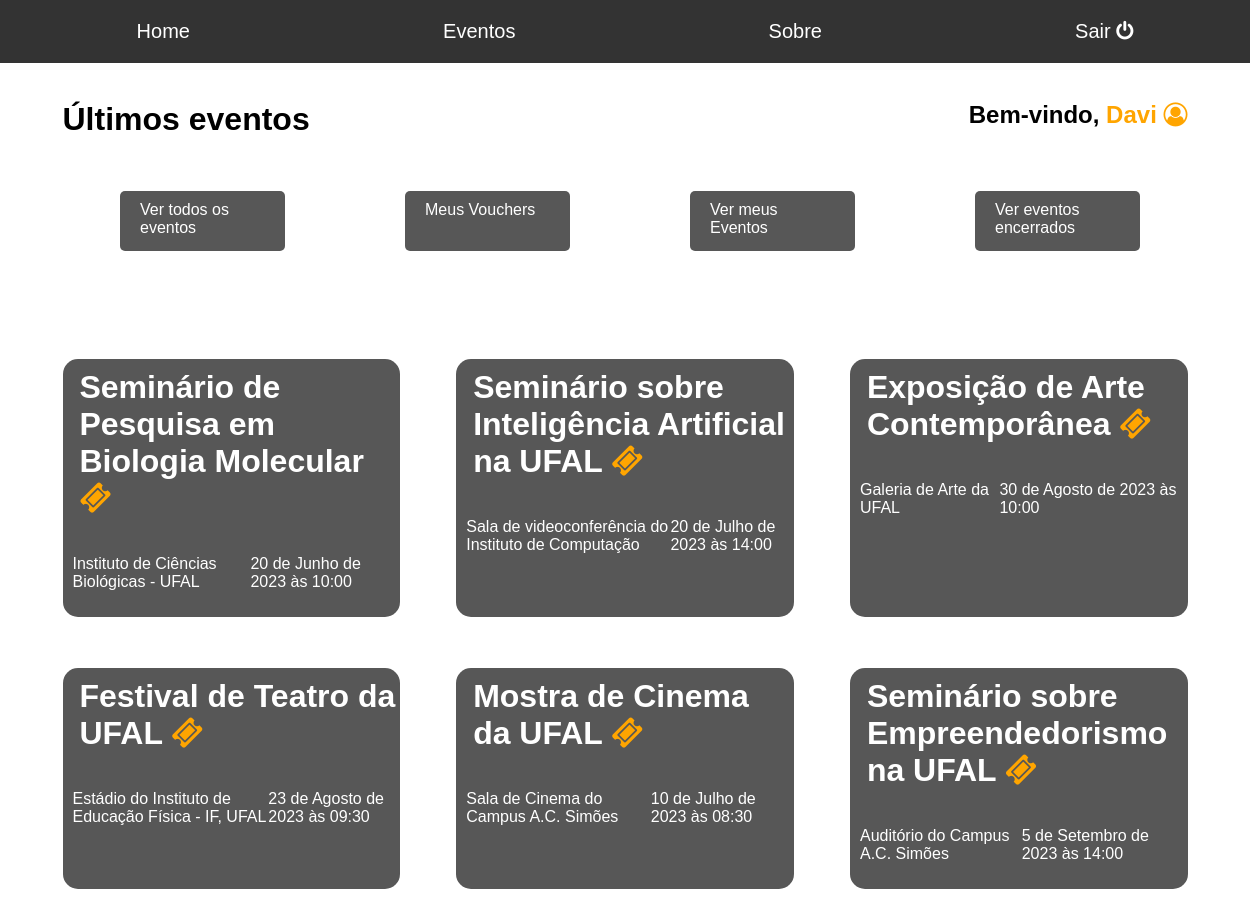
The page /home (signed in) on the database as committed earlier.
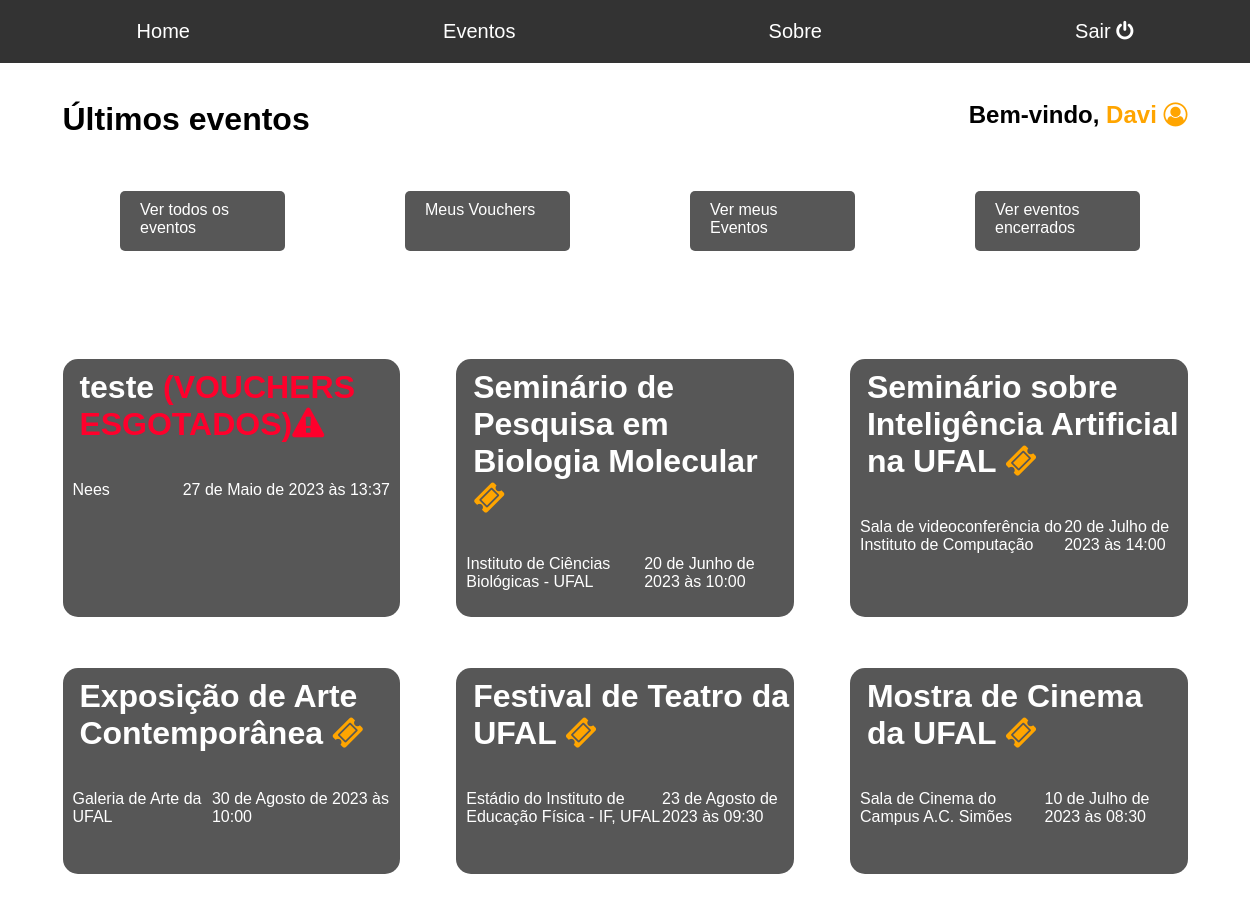
The same page on the database as committed later.
### usuario/models.py (models this page shows, shortened)
class Event(models.Model):
    titulo = models.CharField(max_length=50)
    local = models.CharField(max_length=150)
    data_e_hora = models.DateTimeField()
    descricao = models.TextField()
    contato = models.CharField(max_length=150)
    max_ingressos = models.PositiveSmallIntegerField()
    preco = models.DecimalField(decimal_places=2, max_digits=10)
    criado_em = models.DateTimeField(auto_now_add=True)
    usuario = models.ForeignKey(User, on_delete=models.CASCADE)

### usuario/views.py (the view)
# urls.py: 2. Add a URL to urlpatterns:  path('', Home.as_view(), name='home')
@login_required
def Home(request):
    agora = timezone.now()
    eventos = Event.objects.filter(data_e_hora__gte=agora).order_by('-criado_em')[:6]
    usuario = request.user
    return (render(request, 'home.html', {'eventos': eventos, 'agora': agora, 'usuario': usuario}))

### usuario/templates/home.html (shortened to what this page needs)
{% extends 'base-usuario.html' %}
{% load static %}
{% block head %}
	<link rel="stylesheet" type="text/css" href="{% static 'css/home.css' %}">
{% endblock %}
{% block content %}
<div class="nomeDoUsuario">
	<h1>Últimos eventos</h1>
	<h2> Bem-vindo, <a style="text-decoration: none; color: #FFA500" href="perfil">{{usuario.first_name}} <i class="fa fa-user-circle-o" aria-hidden="true"></i></a></h2>
</div>
	<div class="button-container">
		<a id="todos" href="todos.eventos" class="button">Ver todos os eventos</a>
		<a id="voucher" href="meus.vouchers" class="button">Meus Vouchers</a>
		<a id="meus" href="meus.eventos" class="button">Ver meus Eventos</a>
		<a id="encerrados" href="eventos.encerrados" class="button">Ver eventos encerrados</a>
	</div>
	<div id="ultimos" class="container">
		{% for eventos in eventos %}
		<div class="evento">
			<h1>
				<a style="text-decoration: none; color: #fff" href= "desc_evento/{{eventos.id}}">{{eventos.titulo}}</a>
				{% if eventos.voucher_set.count >= eventos.max_ingressos %}  <span style="color: #FF002C">(VOUCHERS ESGOTADOS)<i class="fa fa-exclamation-triangle" aria-hidden="true"></i></span>
				{% else %}<a style="text-decoration: none; color: #FFA500" href= "adquirir_voucher/{{eventos.id}}"><i class="fa fa-ticket" aria-hidden="true"></i></a>
				{% endif %}
			</h1>
			<div class="container" id="info">
				<p>{{eventos.local}}</p>
				<p>{{eventos.data_e_hora}}</p>
			</div>
		</div>
		{% endfor %}
	</div>
{% endblock %}

Rows that differ between the two databases and show on the page:
no longer on this page (row unchanged): Event: titulo "Seminário sobre Empreendedorismo na UFAL", local "Auditório do Campus A.C. Simões", data_e_hora "5 de Setembro de 2023 às 14:00"
added Event: titulo "teste", max_ingressos 1 (drawn), local "Nees", data_e_hora "27 de Maio de 2023 às 13:37"
